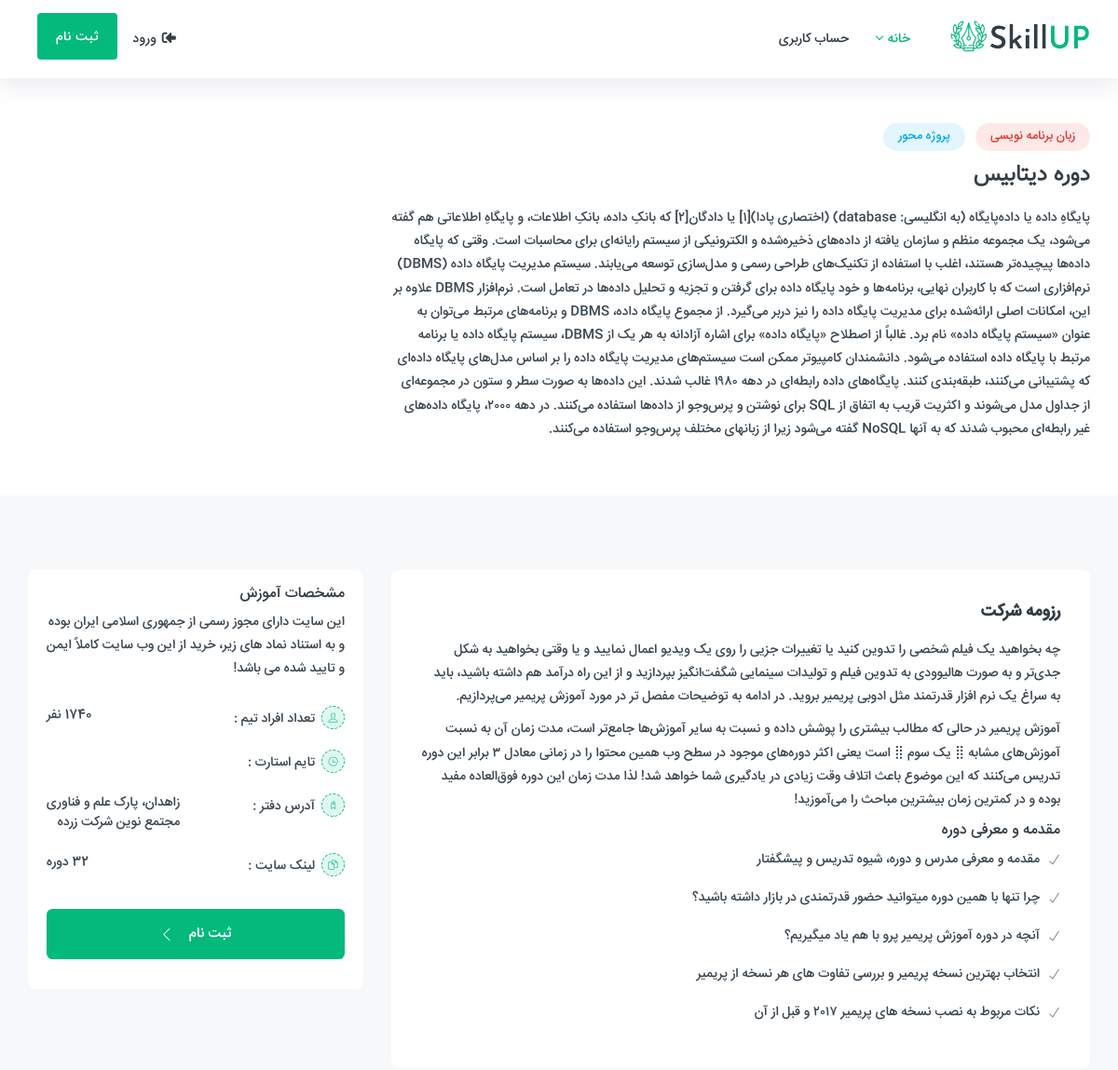
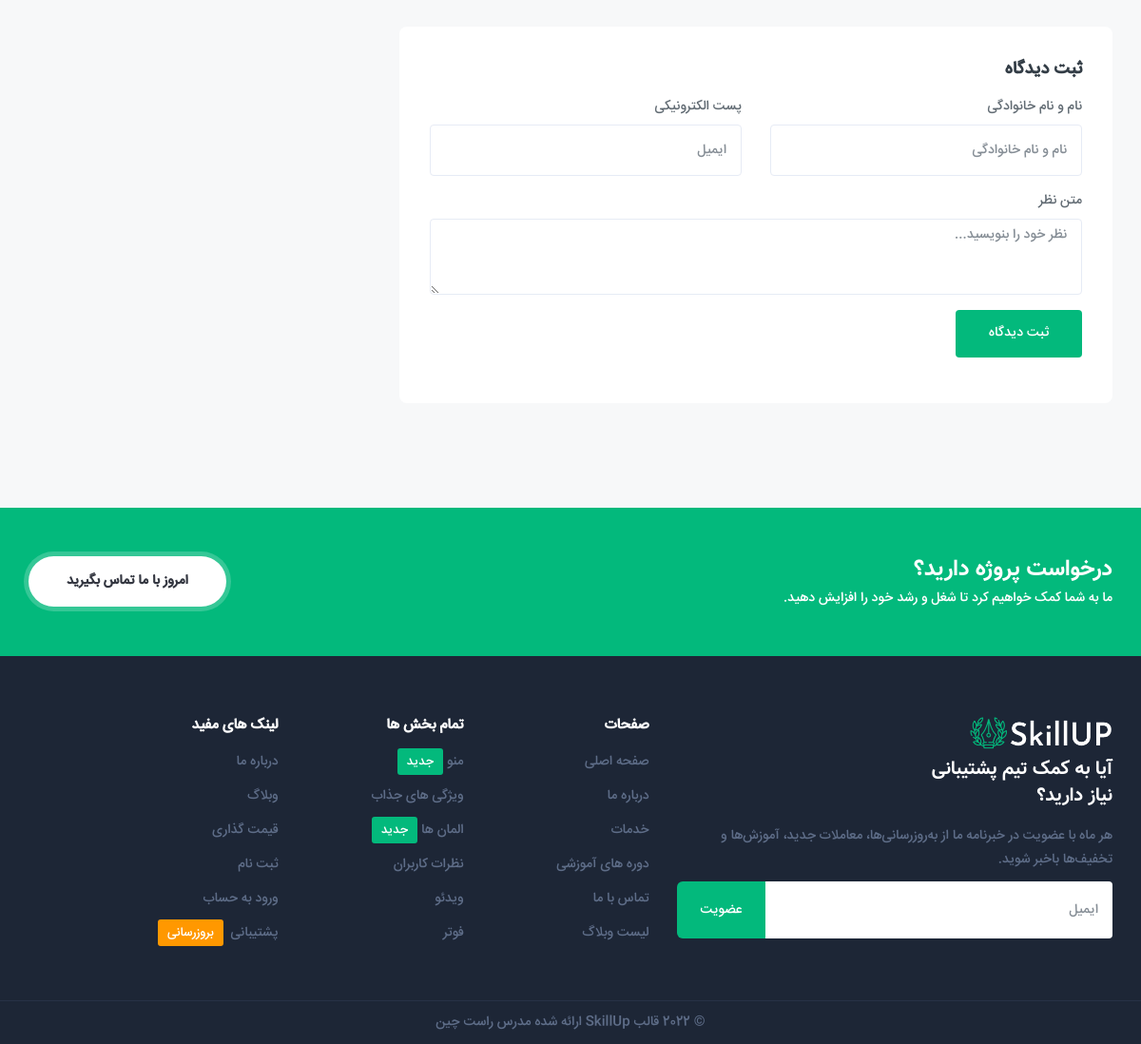
The app's page /course-detail/1 with its own data (2 pictures, top to bottom).
### app/models.py (models this page shows, shortened)
class Core(models.Model):
    started = jmodels.jDateField(auto_now=True)
    image = ResizedImageField(upload_to="courses",size=[348,232],scale=1,crop=["middle","center"])
    choices = [
        ("دوره تحلیلی داده","دوره تحلیلی داده"),
        ("دوره پیشرفته وب","دوره پیشرفته وب"),
        ("دوره مقدماتی برنامه نویسی","دوره مقدماتی برنامه نویسی"),
    ]
    basin = models.CharField(default="دوره تحلیلی داده",choices=choices,max_length=25)
    title = models.CharField(max_length=200)
    type_cours = [
        ('گرافیک',"گرافیک "),
        ('طراحی سایت',"طراحی سایت"),
        ('زبان برنامه نویسی','زبان برنامه نویسی'),
        ('هک و امنیت',"هک و امنیت")
    ]
    type_model = models.CharField(max_length=25,choices=type_cours,default="")
    decription = models.TextField(default="")
    hourse = models.IntegerField()

### app/views.py (the view)
# urls.py: path("course-detail/<int:id>",details,name="course-detail"),
def details(request,id):
    Object = get_object_or_404(Core,id=id)
    form = Coursform()
    if request.method == "POST":
        form = Coursform(request.POST)
        if form.is_valid():
            form.save()
            print("lalalalalalalalalalalalalalalalalalalalalalalalalalalalalalalalalalalalalalalalalalalalalalalala")
    comment_text = Cours_comment.objects.all()
    context = {
        'object':Object,
        'form':form,
        'command':comment_text,
    }
    return render(request,"home/course-detail.html",context)

### app/forms.py
class Coursform(forms.ModelForm):
    class Meta:
        model = Cours_comment
        fields = ["name","email","comment"]
        widgets = {
            "name":forms.TextInput(attrs={'class':"form-control",'type':"text",'placeholder':"نام و نام خانوادگی"}),
            "email":forms.TextInput(attrs={'class':"form-control",'type':"email",'placeholder':"ایمیل"}),
            "comment":forms.Textarea(attrs={'class':"form-control ht-140",'placeholder':"نظر خود را بنویسید..."})
        }

### templates/home/course-detail.html (shortened to what this page needs)
{% load static %}
<!DOCTYPE html>
<html lang="fa">
  <head>
    <link href="{% static 'assets/css/styles.css' %}" rel="stylesheet" />
  </head>
  <body dir="rtl">
    <div id="main-wrapper">
      <div class="header header-light head-shadow">
        <div class="container">
          {% include "partition/header.html" %}
        </div>
      </div>
      <div class="ed_detail_head">
        <div class="container">
          <div class="row align-items-center">
            <div class="col-lg-8 col-md-7">
              <div class="ed_detail_wrap">
                <div class="crs_cates cl_1"><span>{{ object.type_model }}</span></div>
                <div class="crs_cates cl_3"><span>پروژه محور</span></div>
                <div class="ed_header_caption">
                  <h2 class="ed_title">{{ object.title }}</h2>
                </div>
                <div class="ed_header_short">
                  <p>{{ object.decription }}
                  </p>
                </div>
              </div>
            </div>
          </div>
        </div>
      </div>
      <section class="gray">
        <div class="container">
          <div class="row">
            <div class="col-lg-8 col-md-12 order-lg-first">
              <div class="edu_wraper">
                <h4 class="edu_title">رزومه شرکت</h4>
                <p>
                  چه بخواهید یک فیلم شخصی را تدوین کنید یا تغییرات جزیی را روی
                  یک ویدیو اعمال نمایید و یا وقتی بخواهید به شکل جدی‌تر و به
                  صورت هالیوودی به تدوین فیلم و تولیدات سینمایی شگفت‌انگیز
                  بپردازید و از این راه درآمد هم داشته باشید، باید به سراغ یک
                  نرم افزار قدرتمند مثل ادوبی پریمیر بروید. در ادامه به توضیحات
                  مفصل تر در مورد آموزش پریمیر می‌پردازیم.
                </p>
                <p>
                  آموزش پریمیر در حالی که مطالب بیشتری را پوشش داده و نسبت به
                  سایر آموزش‌ها جامع‌تر است، مدت زمان آن به نسبت آموزش‌های مشابه
                  ⣿ یک سوم ⣿ است یعنی اکثر دوره‌های موجود در سطح وب همین محتوا
                  را در زمانی معادل ۳ برابر این دوره تدریس می‌کنند که این موضوع
                  باعث اتلاف وقت زیادی در یادگیری شما خواهد شد! لذا مدت زمان این
                  دوره فوق‌العاده مفید بوده و در کمترین زمان بیشترین مباحث را
                  می‌آموزید!
                </p>
                <h6>مقدمه و معرفی دوره</h6>
                <ul class="lists-3">
                  <li>مقدمه و معرفی مدرس و دوره، شیوه تدریس و پیشگفتار</li>
                  <li>
                    چرا تنها با همین دوره میتوانید حضور قدرتمندی در بازار داشته
                    باشید؟
                  </li>
                  <li>آنچه در دوره آموزش پریمیر پرو با هم یاد میگیریم؟</li>
                  <li>
                    انتخاب بهترین نسخه پریمیر و بررسی تفاوت های هر نسخه از
                    پریمیر
                  </li>
                  <li>نکات مربوط به نصب نسخه های پریمیر ۲۰۱۷ و قبل از آن</li>
                </ul>
              </div>
              <div class="edu_wraper">
                <h4 class="edu_title">ثبت دیدگاه</h4>
                <div class="review-form-box form-submit">
                  <form method="post">
                    <div class="row">
                      <div class="col-lg-6 col-md-6 col-sm-12">
                        <div class="form-group">
                          <label>نام و نام خانوادگی</label>
                          {{ form.name }}
                        </div>
                      </div>
                      <div class="col-lg-6 col-md-6 col-sm-12">
                        <div class="form-group">
                          <label>پست الکترونیکی</label>
                          {{ form.email }}
                        </div>
                      </div>
                      <div class="col-lg-12 col-md-12 col-sm-12">
                        <div class="form-group">
                          <label>متن نظر</label>
                          {{ form.comment }}
                        </div>
                      </div>
                      <div class="col-lg-12 col-md-12 col-sm-12">
                        <div class="form-group">
                          <button type="submit" class="btn theme-bg btn-md">
                            ثبت دیدگاه
                          </button>
                        </div>
                      </div>
                    </div>
                  </form>
                </div>
              </div>
            </div>
            <div class="col-lg-4 col-md-12 order-lg-last">
              <div class="ed_view_box style_2 stick_top py-3">
                <div class="ed_view_features">
                  <div class="eld mb-3">
                    <h6 class="font-medium">مشخصات آموزش</h6>
                    <p>
                      این سایت دارای مجوز رسمی از جمهوری اسلامی ایران بوده و به
                      استناد نماد های زیر، خرید از این وب سایت کاملاً ایمن و
                      تایید شده می باشد!
                    </p>
                  </div>
                  <div class="eld mb-3">
                    <ul class="edu_list right">
                      <li>
                        <i class="ti-user"></i>تعداد افراد تیم :<strong
                          >1740 نفر</strong
                        >
                      </li>
                      <li>
                        <i class="ti-time"></i>تایم استارت :
                      </li>
                      <li>
                        <i class="ti-tag"></i>آدرس دفتر :<strong>زاهدان، پارک علم و فناوری<br> مجتمع نوین شرکت زرده</strong>
                      </li>
                      <li>
                        <i class="ti-files"></i>لینک سایت :<strong
                          >32 دوره</strong
                        >
                      </li>
                    </ul>
                  </div>
                </div>
                <div class="ed_view_link">
                  <a href="#" class="btn theme-bg enroll-btn"
                    >ثبت نام<i class="ti-angle-left"></i
                  ></a>
                </div>
              </div>
            </div>
          </div>
        </div>
      </section>
      <section class="theme-bg call_action_wrap-wrap">
        <div class="container">
          <div class="row">
            <div class="col-lg-12">
              <div class="call_action_wrap">
                <div class="call_action_wrap-head">
                  <h3 class="font-2">درخواست پروژه دارید؟</h3>
                  <span
                    >ما به شما کمک خواهیم کرد تا شغل و رشد خود را افزایش
                    دهید.</span
                  >
                </div>
                <a href="#" class="btn btn-call_action_wrap"
                  >امروز با ما تماس بگیرید</a
                >
              </div>
            </div>
          </div>
        </div>
      </section>
      {% include "partition/footer.html" %}
    </div>
  </body>
</html>

### records on screen
Core: type_model "زبان برنامه نویسی", title "دوره دیتابیس", decription "پایگاهِ داده یا داده‌پایگاه (به انگلیسی: database) (اختصاری پادا)[۱] یا دادگان[۲] که بانکِ داده، بانکِ اطلاعات، و پایگاهِ اطلاعاتی هم گفته می‌شود، یک مجموعه منظم و سازمان یافته از داده‌های ذخیره‌شده و الکترونیکی از سیستم رایانه‌ای برای محاسبات است. وقتی که پایگاه داده‌ها پیچیده‌تر هستند، اغلب با استفاده از تکنیک‌های طراحی رسمی و مدل‌سازی توسعه می‌یابند. سیستم مدیریت پایگاه داده (DBMS) نرم‌افزاری است که با کاربران نهایی، برنامه‌ها و خود پایگاه داده برای گرفتن و تجزیه و تحلیل داده‌ها در تعامل است. نرم‌افزار DBMS علاوه بر این، امکانات اصلی ارائه‌شده برای مدیریت پایگاه داده را نیز دربر می‌گیرد. از مجموع پایگاه داده، DBMS و برنامه‌های مرتبط می‌توان به عنوان «سیستم پایگاه داده» نام برد. غالباً از…"
